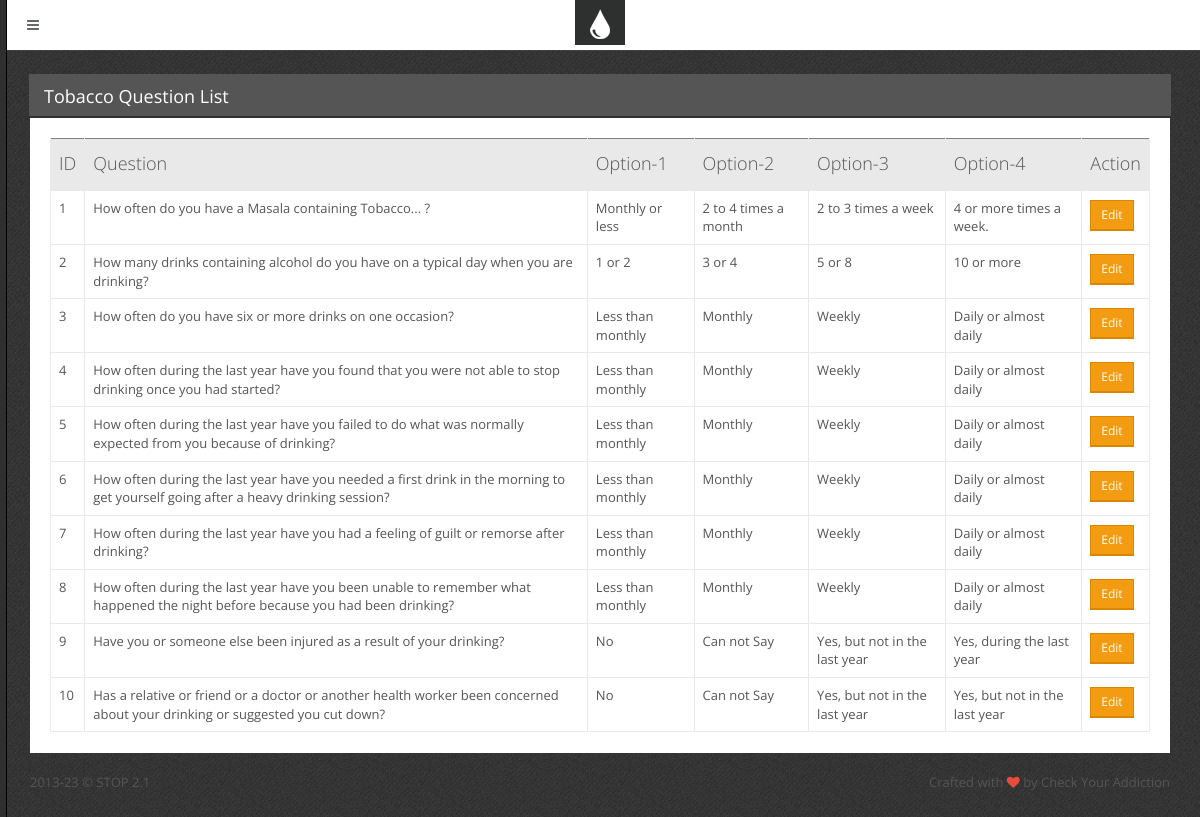
The page /add_question1.php on the database its author committed.
### tables this page shows
CREATE TABLE IF NOT EXISTS `questions1` (
  `id` int(11) NOT NULL AUTO_INCREMENT,
  `qid` int(11) NOT NULL,
  `question` varchar(256) NOT NULL,
  `option1` varchar(256) NOT NULL,
  `option2` varchar(256) NOT NULL,
  `option3` varchar(256) NOT NULL,
  `option4` varchar(256) NOT NULL,
  PRIMARY KEY (`id`)
);

### add_question1.php (the view, shortened to what this page needs)
<?php include 'inc/top.php';       ?>
<?php
    include("db.php");
            $result = mysqli_query($con,"SELECT * FROM questions1  ");
?>
<div class="block">
        <div class="block-title">
            <h2>Tobacco Question List</h2>
        </div>
        <div class="table-responsive">
            <table id="general-table" class="table" border="1">
                <thead>
                    <tr>
                        <th>ID </th>
                        <th>Question</th>
                        <th>Option-1</th>
                        <th>Option-2</th>
                        <th>Option-3</th>
                        <th>Option-4</th>
                        <th >Action</th>
                    </tr>
                </thead>
                <tbody>
                    <?php
                                while($test = mysqli_fetch_array($result))
                            {
                                $qid = $test['qid'];
                    ?>
                    <tr>
                        <td ><?php echo "".$test['qid'];  ?></td>
                        <td ><?php echo "".$test['question'];  ?></td>
                        <td ><?php echo "".$test['option1'];  ?></td>
                        <td ><?php echo "".$test['option2'];  ?></td>
                        <td ><?php echo "".$test['option3'];  ?></td>
                        <td ><?php echo "".$test['option4'];  ?></td>
                        <td><?php echo " <a href ='que_edit1.php?qid=$qid' class='btn btn-sm btn-primary'>Edit</a> &nbsp;";?></td>
                    </tr>
                <?php } ?>
                </tbody>
        </table>
        </div>
    </div>
<?php include 'inc/footer.php';  ?>
<?php include 'inc/bottom.php';  ?>

### css/main.css (style rules this page uses)
body { font-family: "Open Sans", "Helvetica Neue", Helvetica, Arial, sans-serif; color: #555555; font-size: 13px; background: #454545 url('../img/template/bg.png') top left repeat; }
.block { margin: 0 0 20px; padding: 20px 20px 1px 20px; background-color: #ffffff; }
.block-title { color: #646869; margin: -21px -21px 20px; background-color: #555555; border-bottom: 2px solid #2e3030; color: #ffffff; }
.block-title h1, .block-title h2, .block-title h3, .block-title h4, .block-title h5, .block-title h6 { display: inline-block; font-size: 18px; line-height: 18px; line-height: 1.4; margin: 0; padding: 10px 16px 7px; font-weight: normal; }
.block-title h1, .block-title h2, .block-title h3 { padding-left: 15px; padding-right: 15px; }
h1, h2, h3, h4, h5, h6, .h1, .h2, .h3, .h4, .h5, .h6 { font-family: "Open Sans", "Helvetica Neue", Helvetica, Arial, sans-serif; font-weight: 300; }
.text-primary, .text-primary:hover, a, a:hover, a:focus { color: #f39c12; }
.table thead > tr > th { font-size: 18px; font-weight: 300; }
.table thead > tr > th, .table thead > tr > td, .table tfoot > tr > th, .table tfoot > tr > td { background-color: #e9e9e9; padding-top: 12px; padding-bottom: 12px; }
.table thead > tr > th, .table tbody > tr > th, .table tfoot > tr > th, .table thead > tr > td, .table tbody > tr > td, .table tfoot > tr > td, .table tbody + tbody, .table-bordered, .table-bordered > thead > tr > th, .table-bordered > tbody > tr > th, .table-bordered > tfoot > tr > th, .table-bordered > thead > tr > td, .table-bordered > tbody > tr > td, .table-bordered > tfoot > tr > td { border-color: #e9e9e9; }
.btn { margin: 1px 0; border-radius: 0 !important; }
.btn-primary, .btn-primary:hover, .btn-primary:focus, .btn-primary:active, .btn-primary.active, .open .dropdown-toggle.btn-primary, .btn-primary.disabled, .btn-primary[disabled], fieldset[disabled] .btn-primary, .btn-primary.disabled:hover, .btn-primary[disabled]:hover, fieldset[disabled] .btn-primary:hover, .btn-primary.disabled:focus, .btn-primary[disabled]:focus, fieldset[disabled] .btn-primary:focus, .btn-primary.disabled:active, .btn-primary[disabled]:active, fieldset[disabled] .btn-primary:active, .btn-primary.disabled.active, .btn-primary[disabled].active, fieldset[disabled] .btn-primary.active { background-color: #f39c12; border-color: #d98600; -webkit-box-shadow: 0 1px 0 #d98600; box-shadow: 0 1px 0 #d98600; }
p, .table, .alert, .carousel { margin-bottom: 20px; }

### rows shown on the page
questions1: qid "1", question "How often do you have a Masala containing Tobacco... ?", option1 "Monthly or less", option2 "2 to 4 times a month", option3 "2 to 3 times a week", option4 "4 or more times a week."
questions1: qid "2", question "How many drinks containing alcohol do you have on a typical day when you are drinking?", option1 "1 or 2", option2 "3 or 4", option3 "5 or 8", option4 "10 or more"
questions1: qid "3", question "How often do you have six or more drinks on one occasion?", option1 "Less than monthly", option2 "Monthly", option3 "Weekly", option4 "Daily or almost daily"
questions1: qid "4", question "How often during the last year have you found that you were not able to stop drinking once you had started?", option1 "Less than monthly", option2 "Monthly", option3 "Weekly", option4 "Daily or almost daily"
questions1: qid "5", question "How often during the last year have you failed to do what was normally expected from you because of drinking?", option1 "Less than monthly", option2 "Monthly", option3 "Weekly", option4 "Daily or almost daily"
questions1: qid "6", question "How often during the last year have you needed a first drink in the morning to get yourself going after a heavy drinking session?", option1 "Less than monthly", option2 "Monthly", option3 "Weekly", option4 "Daily or almost daily"
questions1: qid "7", question "How often during the last year have you had a feeling of guilt or remorse after drinking?", option1 "Less than monthly", option2 "Monthly", option3 "Weekly", option4 "Daily or almost daily"
questions1: qid "8", question "How often during the last year have you been unable to remember what happened the night before because you had been drinking?", option1 "Less than monthly", option2 "Monthly", option3 "Weekly", option4 "Daily or almost daily"
questions1: qid "9", question "Have you or someone else been injured as a result of your drinking?", option1 "No", option2 "Can not Say", option3 "Yes, but not in the last year", option4 "Yes, during the last year"
questions1: qid "10", question "Has a relative or friend or a doctor or another health worker been concerned about your drinking or suggested you cut down?", option1 "No", option2 "Can not Say", option3 "Yes, but not in the last year", option4 "Yes, but not in the last year"

### other values the page prints
$template['name'] "STOP"
$template['version'] "2.1"
